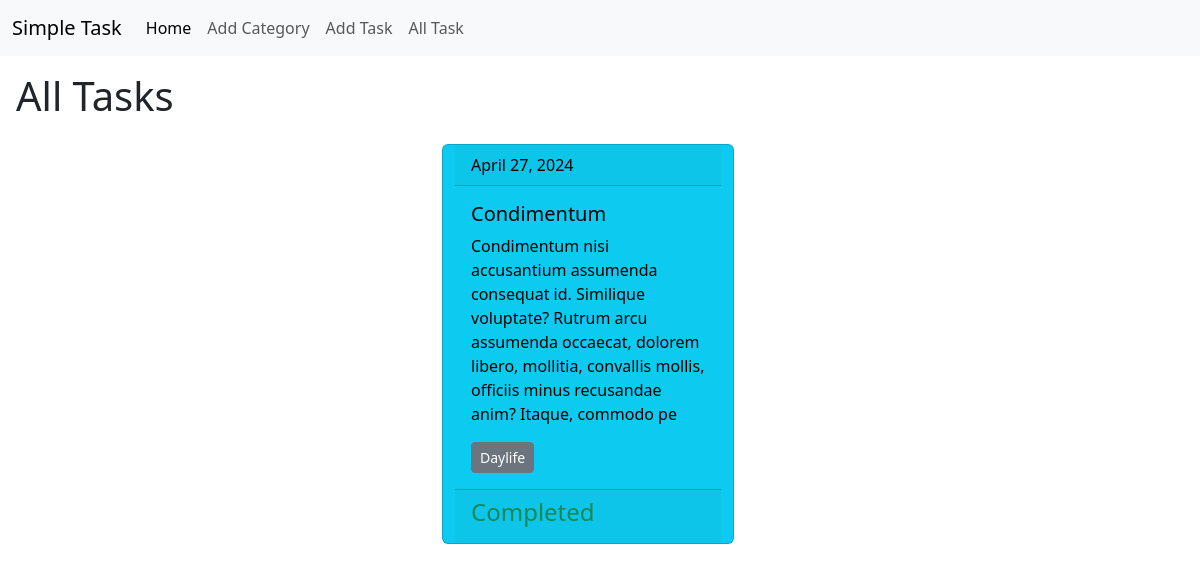
The page /task/all-tasks/ on the database as committed earlier.
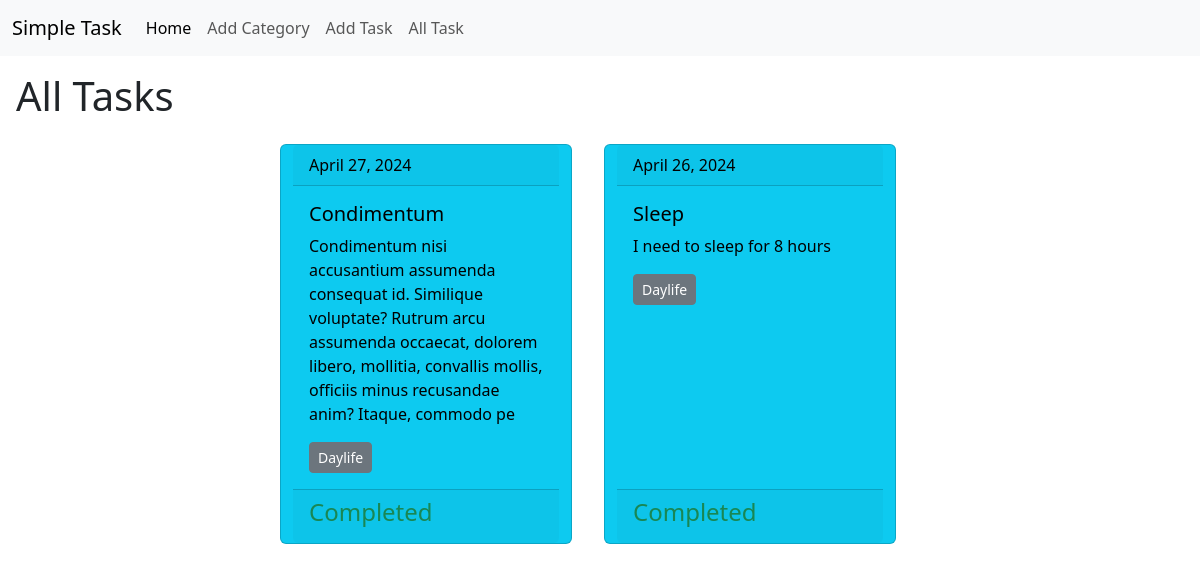
The same page on the database as committed later.
### tasks/models.py (models this page shows, shortened)
class Task(models.Model):
    title = models.CharField(max_length=50, blank=False)
    description = models.TextField(max_length=200, blank=False)
    is_completed = models.BooleanField(default=False)
    assign_date = models.DateField(blank=False)
    category = models.ManyToManyField(Category, default=None, blank=False)

### categories/models.py (models this page shows)
class Category(models.Model):
    name = models.CharField(max_length=255)
    def __str__(self) -> str:
        return f"{self.name}"

### tasks/views.py (the view)
# urls.py: path("all-tasks/", views.all_task, name="all_tasks"),
def all_task(request):
    data = Task.objects.all()
    return render(request, "tasks/all_task.html", {"data": data})

### tasks/templates/tasks/all_task.html
{% extends "base.html" %} {% block content %}
<section class="p-3">
  <h1>All Tasks</h1>
  <div class="w-100 row justify-content-center ">
    {% for task in data %}
    <div class="card text-bg-info m-3 col-3">
      <div class="card-header">{{task.assign_date}}</div>
      <div class="card-body">
        <h5 class="card-title">{{task.title}}</h5>
        <p class="card-text">{{task.description}}</p>
        <div>
          {% for category in task.category.all %}
          <button class="btn btn-secondary btn-sm">{{category}}</button>
          {% endfor %}
        </div>
      </div>
      <div class="card-footer">
        {% if task.is_completed %}
        <h4 class="text-success">Completed</h4>
        {% else %}
        <a href="{% url "edit_task" task.id %}" class="btn btn-warning btn-sm">Edit</a>
        <a href="{% url "delete_task" task.id %}" class="btn btn-danger btn-sm">Delete</a>
        {% endif %}
      </div>
    </div>
    {% endfor %}
  </div>
</section>
{% endblock %}

### templates/base.html (shortened to what this page needs)
{% load static %}
<!DOCTYPE html>
<html lang="en">
  <head>
    <link
      href="https://cdn.jsdelivr.net/npm/bootstrap@5.3.3/dist/css/bootstrap.min.css"
      rel="stylesheet"
    />
  </head>
  <body>
    <nav class="navbar navbar-expand-lg bg-body-tertiary">
      <div class="container-fluid">
        <a class="navbar-brand" href="{% url "all_tasks" %}">Simple Task</a>
        <div class="collapse navbar-collapse" id="navbarNav">
          <ul class="navbar-nav">
            <li class="nav-item">
              <a class="nav-link active" aria-current="page" href="{% url "all_tasks" %}">Home</a>
            </li>
            <li class="nav-item">
              <a class="nav-link" href="{% url "add_category" %}">Add Category</a>
            </li>
            <li class="nav-item">
              <a class="nav-link" href="{% url "add_task" %}">Add Task</a>
            </li>
            <li class="nav-item">
              <a class="nav-link" href="{% url "all_tasks" %}">All Task</a>
            </li>
          </ul>
        </div>
      </div>
    </nav>
    {% block content %}{% endblock %}
  </body>
</html>

Rows that differ between the two databases and show on the page:
added Task: assign_date "April 26, 2024", title "Sleep", description "I need to sleep for 8 hours", is_completed "Completed", Category (name "Daylife")
